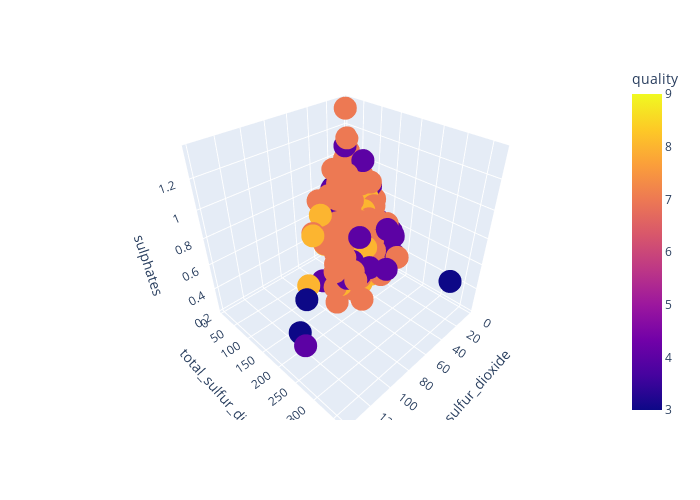

The notebook cell this image was saved under:
### Code cell
import plotly.express as px
fig = px.scatter_3d(xf, 
                    x='free_sulfur_dioxide', 
                    y='total_sulfur_dioxide', 
                    z='sulphates',
                    color='quality'
                    )
fig.update_layout(width=700, height=500)
# fig.update_layout(margin={"r":0,"t":0,"l":10,"b":0})
fig.show()

### Figure 1 — Plotly figure (JSON) as saved in the notebook; plotly's stock layout.template omitted (floating-point values rounded to 4 significant figures; data arrays with more than 128 entries replaced by an {"elided": "..."} marker saying what was removed)
{"data": [{"hovertemplate": "free_sulfur_dioxide=%{x}<br>total_sulfur_dioxide=%{y}<br>sulphates=%{z}<br>quality=%{marker.color}<extra></extra>", "legendgroup": "", "marker": {"color": {"elided": "733 int values"}, "coloraxis": "coloraxis", "symbol": "circle"}, "mode": "markers", "name": "", "scene": "scene", "showlegend": false, "type": "scatter3d", "x": {"elided": "733 float values"}, "y": {"elided": "733 float values"}, "z": {"elided": "733 float values"}}], "layout": {"coloraxis": {"colorbar": {"title": {"text": "quality"}}, "colorscale": [[0, "#0d0887"], [0.1111, "#46039f"], [0.2222, "#7201a8"], [0.3333, "#9c179e"], [0.4444, "#bd3786"], [0.5556, "#d8576b"], [0.6667, "#ed7953"], [0.7778, "#fb9f3a"], [0.8889, "#fdca26"], [1, "#f0f921"]]}, "height": 500, "legend": {"tracegroupgap": 0}, "margin": {"t": 60}, "scene": {"domain": {"x": [0, 1], "y": [0, 1]}, "xaxis": {"title": {"text": "free_sulfur_dioxide"}}, "yaxis": {"title": {"text": "total_sulfur_dioxide"}}, "zaxis": {"title": {"text": "sulphates"}}}, "width": 700}}
